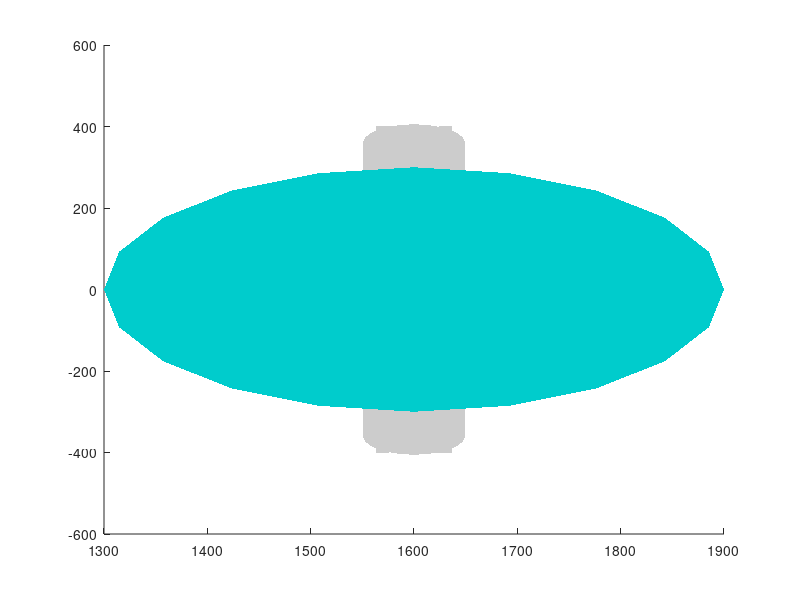

Recreate this plot in MATLAB. (Note: this script raises an error after producing the figure.)
load('Data/Worker-figure.mat');
figure(1); hold on
v=Worker.v;f=Worker.f;c=Worker.c;color=Worker.color;
v=v.*9;
R=[0 1 0;-1 0 0; 0 0 1]*[1  0 0; 0 0 -1;0 1 0];
for j=1:size(v,1)
    v(j,:)=v(j,:)*R';
end
T=[1600;0;-min(v(:,3))];
for j=1:size(v,1)
    v(j,:)=v(j,:)+T';
end
Worker.hanle=patch('Faces',f,'Vertices',v,'FaceVertexCData',c,'FaceColor',[0.8,0.8,0.8],'EdgeColor','None');
valpha=0.2;

%% head
r=300;T=[1600;0;1500];
[X,Y,Z]=sphere;
X=X.*r+T(1);
Y=Y.*r+T(2);
Z=Z.*r+T(3);
i=1;
body{i}.X=X;body{i}.Y=Y;body{i}.Z=Z;
body{i}.handle=surf(X,Y,Z,'FaceColor',[0,0.8,0.8],'EdgeColor','None');
alpha(body{i}.handle,valpha);
%% trunk
r=220;offset1=800;offset2=1150;
[X,Y,Z]=sphere;
X=X.*r+1600;
Y=Y.*r;
Z=Z.*r;
nd=size(Z,1);md=(nd+1)/2;
Z(1:md-1,:)=Z(1:md-1,:)+offset1;
Z(md:nd,:)=Z(md:nd,:)+offset2;
i=2;
body{i}.X=X;body{i}.Y=Y;body{i}.Z=Z;
body{i}.handle=surf(X,Y,Z,'FaceColor',[0,0.8,0.8],'EdgeColor','None');
alpha(body{i}.handle,valpha);

%% arm-right-3
r=70;offset1=0;offset2=250;
[X,Y,Z]=sphere;
X=X.*r;
Y=Y.*r;
Z=Z.*r;
nd=size(Z,1);md=(nd+1)/2;
Z(1:md-1,:)=Z(1:md-1,:)+offset1;
Z(md:nd,:)=Z(md:nd,:)+offset2;
i=3;
body{i}.X=X;body{i}.Y=Y;body{i}.Z=Z;
theta=pi-0.3;
R=[1 0 0; 0 cos(theta) -sin(theta);0 sin(theta) cos(theta)];
T=[1600;-200;1200];
for k=1:nd
for j=1:nd
    newvec=[X(k,j),Y(k,j),Z(k,j)]*R'+T';
    X(k,j)=newvec(1);
    Y(k,j)=newvec(2);
    Z(k,j)=newvec(3);
end
end
body{i}.handle=surf(X,Y,Z,'FaceColor',[0,0.8,0.8],'EdgeColor','None');
alpha(body{i}.handle,valpha);
%% arm-right-4
r=70;offset1=0;offset2=230;
[X,Y,Z]=sphere;
X=X.*r;
Y=Y.*r;
Z=Z.*r;
nd=size(Z,1);md=(nd+1)/2;
Z(1:md-1,:)=Z(1:md-1,:)+offset1;
Z(md:nd,:)=Z(md:nd,:)+offset2;
i=4;
body{i}.X=X;body{i}.Y=Y;body{i}.Z=Z;
theta=pi-0.3;
R=[1 0 0; 0 cos(theta) -sin(theta);0 sin(theta) cos(theta)];
T=[1600;-300;880];
for k=1:nd
for j=1:nd
    newvec=[X(k,j),Y(k,j),Z(k,j)]*R'+T';
    X(k,j)=newvec(1);
    Y(k,j)=newvec(2);
    Z(k,j)=newvec(3);
end
end
body{i}.handle=surf(X,Y,Z,'FaceColor',[0,0.8,0.8],'EdgeColor','None');
alpha(body{i}.handle,valpha);
%% arm-left-5
r=70;offset1=0;offset2=250;
[X,Y,Z]=sphere;
X=X.*r;
Y=Y.*r;
Z=Z.*r;
nd=size(Z,1);md=(nd+1)/2;
Z(1:md-1,:)=Z(1:md-1,:)+offset1;
Z(md:nd,:)=Z(md:nd,:)+offset2;
i=5;
body{i}.X=X;body{i}.Y=Y;body{i}.Z=Z;
theta=pi+0.3;
R=[1 0 0; 0 cos(theta) -sin(theta);0 sin(theta) cos(theta)];
T=[1600;200;1200];
for k=1:nd
for j=1:nd
    newvec=[X(k,j),Y(k,j),Z(k,j)]*R'+T';
    X(k,j)=newvec(1);
    Y(k,j)=newvec(2);
    Z(k,j)=newvec(3);
end
end
body{i}.handle=surf(X,Y,Z,'FaceColor',[0,0.8,0.8],'EdgeColor','None');
alpha(body{i}.handle,valpha);
%% arm-left-6
r=70;offset1=0;offset2=230;
[X,Y,Z]=sphere;
X=X.*r;
Y=Y.*r;
Z=Z.*r;
nd=size(Z,1);md=(nd+1)/2;
Z(1:md-1,:)=Z(1:md-1,:)+offset1;
Z(md:nd,:)=Z(md:nd,:)+offset2;
i=6;
body{i}.X=X;body{i}.Y=Y;body{i}.Z=Z;
theta=pi+0.3;
R=[1 0 0; 0 cos(theta) -sin(theta);0 sin(theta) cos(theta)];
T=[1600;300;880];
for k=1:nd
for j=1:nd
    newvec=[X(k,j),Y(k,j),Z(k,j)]*R'+T';
    X(k,j)=newvec(1);
    Y(k,j)=newvec(2);
    Z(k,j)=newvec(3);
end
end
body{i}.handle=surf(X,Y,Z,'FaceColor',[0,0.8,0.8],'EdgeColor','None');
alpha(body{i}.handle,valpha);

%% leg-right-7
r=110;offset1=0;offset2=300;
[X,Y,Z]=sphere;
X=X.*r;
Y=Y.*r;
Z=Z.*r;
nd=size(Z,1);md=(nd+1)/2;
Z(1:md-1,:)=Z(1:md-1,:)+offset1;
Z(md:nd,:)=Z(md:nd,:)+offset2;
i=7;
body{i}.X=X;body{i}.Y=Y;body{i}.Z=Z;
theta=pi-0.2;
R=[1 0 0; 0 cos(theta) -sin(theta);0 sin(theta) cos(theta)];
T=[1600;-80;650];
for k=1:nd
for j=1:nd
    newvec=[X(k,j),Y(k,j),Z(k,j)]*R'+T';
    X(k,j)=newvec(1);
    Y(k,j)=newvec(2);
    Z(k,j)=newvec(3);
end
end
body{i}.handle=surf(X,Y,Z,'FaceColor',[0,0.8,0.8],'EdgeColor','None');
alpha(body{i}.handle,valpha);
%% leg-right-8
r=80;offset1=0;offset2=270;
[X,Y,Z]=sphere;
X=X.*r;
Y=Y.*r;
Z=Z.*r;
nd=size(Z,1);md=(nd+1)/2;
Z(1:md-1,:)=Z(1:md-1,:)+offset1;
Z(md:nd,:)=Z(md:nd,:)+offset2;
i=8;
body{i}.X=X;body{i}.Y=Y;body{i}.Z=Z;
theta=pi-0.2;
R=[1 0 0; 0 cos(theta) -sin(theta);0 sin(theta) cos(theta)];
T=[1600;-160;300];
for k=1:nd
for j=1:nd
    newvec=[X(k,j),Y(k,j),Z(k,j)]*R'+T';
    X(k,j)=newvec(1);
    Y(k,j)=newvec(2);
    Z(k,j)=newvec(3);
end
end
body{i}.handle=surf(X,Y,Z,'FaceColor',[0,0.8,0.8],'EdgeColor','None');
alpha(body{i}.handle,valpha);
%% leg-left-9
r=110;offset1=0;offset2=300;
[X,Y,Z]=sphere;
X=X.*r;
Y=Y.*r;
Z=Z.*r;
nd=size(Z,1);md=(nd+1)/2;
Z(1:md-1,:)=Z(1:md-1,:)+offset1;
Z(md:nd,:)=Z(md:nd,:)+offset2;
i=9;
body{i}.X=X;body{i}.Y=Y;body{i}.Z=Z;
theta=pi+0.2;
R=[1 0 0; 0 cos(theta) -sin(theta);0 sin(theta) cos(theta)];
T=[1600;80;650];
for k=1:nd
for j=1:nd
    newvec=[X(k,j),Y(k,j),Z(k,j)]*R'+T';
    X(k,j)=newvec(1);
    Y(k,j)=newvec(2);
    Z(k,j)=newvec(3);
end
end
body{i}.handle=surf(X,Y,Z,'FaceColor',[0,0.8,0.8],'EdgeColor','None');
alpha(body{i}.handle,valpha);
%% leg-left-10
r=80;offset1=0;offset2=270;
[X,Y,Z]=sphere;
X=X.*r;
Y=Y.*r;
Z=Z.*r;
nd=size(Z,1);md=(nd+1)/2;
Z(1:md-1,:)=Z(1:md-1,:)+offset1;
Z(md:nd,:)=Z(md:nd,:)+offset2;
i=10;
body{i}.X=X;body{i}.Y=Y;body{i}.Z=Z;
theta=pi+0.2;
R=[1 0 0; 0 cos(theta) -sin(theta);0 sin(theta) cos(theta)];
T=[1600;160;300];
for k=1:nd
for j=1:nd
    newvec=[X(k,j),Y(k,j),Z(k,j)]*R'+T';
    X(k,j)=newvec(1);
    Y(k,j)=newvec(2);
    Z(k,j)=newvec(3);
end
end
body{i}.handle=surf(X,Y,Z,'FaceColor',[0,0.8,0.8],'EdgeColor','None');
alpha(body{i}.handle,valpha);

%%
view([1,-0.5,0.4])
axis equal
%axis([-300,1300,-200,300,0,zlim])
camlight('left')